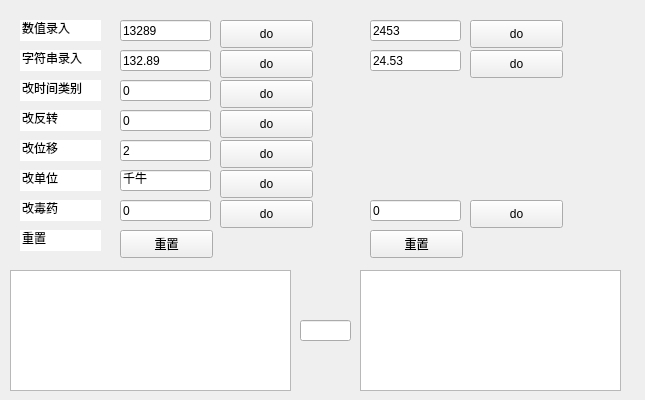
<?xml version="1.0" encoding="UTF-8"?>
<ui version="4.0">
 <class>grade_test</class>
 <widget class="QWidget" name="grade_test">
  <property name="geometry">
   <rect>
    <x>0</x>
    <y>0</y>
    <width>645</width>
    <height>400</height>
   </rect>
  </property>
  <property name="windowTitle">
   <string>Form</string>
  </property>
  <widget class="QListWidget" name="u1_info">
   <property name="geometry">
    <rect>
     <x>10</x>
     <y>270</y>
     <width>281</width>
     <height>121</height>
    </rect>
   </property>
  </widget>
  <widget class="QLineEdit" name="lineEdit_11">
   <property name="enabled">
    <bool>true</bool>
   </property>
   <property name="geometry">
    <rect>
     <x>20</x>
     <y>20</y>
     <width>81</width>
     <height>21</height>
    </rect>
   </property>
   <property name="text">
    <string>数值录入</string>
   </property>
   <property name="frame">
    <bool>false</bool>
   </property>
   <property name="readOnly">
    <bool>true</bool>
   </property>
  </widget>
  <widget class="QListWidget" name="u2_info">
   <property name="geometry">
    <rect>
     <x>360</x>
     <y>270</y>
     <width>261</width>
     <height>121</height>
    </rect>
   </property>
  </widget>
  <widget class="QLineEdit" name="opt">
   <property name="geometry">
    <rect>
     <x>300</x>
     <y>320</y>
     <width>51</width>
     <height>21</height>
    </rect>
   </property>
   <property name="frame">
    <bool>true</bool>
   </property>
   <property name="readOnly">
    <bool>true</bool>
   </property>
  </widget>
  <widget class="QLineEdit" name="lineEdit_12">
   <property name="enabled">
    <bool>true</bool>
   </property>
   <property name="geometry">
    <rect>
     <x>20</x>
     <y>50</y>
     <width>81</width>
     <height>21</height>
    </rect>
   </property>
   <property name="text">
    <string>字符串录入</string>
   </property>
   <property name="frame">
    <bool>false</bool>
   </property>
   <property name="readOnly">
    <bool>true</bool>
   </property>
  </widget>
  <widget class="QLineEdit" name="lineEdit_13">
   <property name="enabled">
    <bool>true</bool>
   </property>
   <property name="geometry">
    <rect>
     <x>20</x>
     <y>80</y>
     <width>81</width>
     <height>21</height>
    </rect>
   </property>
   <property name="text">
    <string>改时间类别</string>
   </property>
   <property name="frame">
    <bool>false</bool>
   </property>
   <property name="readOnly">
    <bool>true</bool>
   </property>
  </widget>
  <widget class="QLineEdit" name="lineEdit_14">
   <property name="enabled">
    <bool>true</bool>
   </property>
   <property name="geometry">
    <rect>
     <x>20</x>
     <y>110</y>
     <width>81</width>
     <height>21</height>
    </rect>
   </property>
   <property name="text">
    <string>改反转</string>
   </property>
   <property name="frame">
    <bool>false</bool>
   </property>
   <property name="readOnly">
    <bool>true</bool>
   </property>
  </widget>
  <widget class="QLineEdit" name="lineEdit_15">
   <property name="enabled">
    <bool>true</bool>
   </property>
   <property name="geometry">
    <rect>
     <x>20</x>
     <y>140</y>
     <width>81</width>
     <height>21</height>
    </rect>
   </property>
   <property name="text">
    <string>改位移</string>
   </property>
   <property name="frame">
    <bool>false</bool>
   </property>
   <property name="readOnly">
    <bool>true</bool>
   </property>
  </widget>
  <widget class="QLineEdit" name="lineEdit_16">
   <property name="enabled">
    <bool>true</bool>
   </property>
   <property name="geometry">
    <rect>
     <x>20</x>
     <y>200</y>
     <width>81</width>
     <height>21</height>
    </rect>
   </property>
   <property name="text">
    <string>改毒药</string>
   </property>
   <property name="frame">
    <bool>false</bool>
   </property>
   <property name="readOnly">
    <bool>true</bool>
   </property>
  </widget>
  <widget class="QLineEdit" name="lineEdit_17">
   <property name="enabled">
    <bool>true</bool>
   </property>
   <property name="geometry">
    <rect>
     <x>20</x>
     <y>230</y>
     <width>81</width>
     <height>21</height>
    </rect>
   </property>
   <property name="text">
    <string>重置</string>
   </property>
   <property name="frame">
    <bool>false</bool>
   </property>
   <property name="readOnly">
    <bool>true</bool>
   </property>
  </widget>
  <widget class="QLineEdit" name="int1">
   <property name="geometry">
    <rect>
     <x>120</x>
     <y>20</y>
     <width>91</width>
     <height>21</height>
    </rect>
   </property>
   <property name="text">
    <string>13289</string>
   </property>
  </widget>
  <widget class="QLineEdit" name="str1">
   <property name="geometry">
    <rect>
     <x>120</x>
     <y>50</y>
     <width>91</width>
     <height>21</height>
    </rect>
   </property>
   <property name="text">
    <string>132.89</string>
   </property>
  </widget>
  <widget class="QLineEdit" name="tt">
   <property name="geometry">
    <rect>
     <x>120</x>
     <y>80</y>
     <width>91</width>
     <height>21</height>
    </rect>
   </property>
   <property name="text">
    <string>0</string>
   </property>
  </widget>
  <widget class="QLineEdit" name="rv">
   <property name="geometry">
    <rect>
     <x>120</x>
     <y>110</y>
     <width>91</width>
     <height>21</height>
    </rect>
   </property>
   <property name="text">
    <string>0</string>
   </property>
  </widget>
  <widget class="QLineEdit" name="sft">
   <property name="geometry">
    <rect>
     <x>120</x>
     <y>140</y>
     <width>91</width>
     <height>21</height>
    </rect>
   </property>
   <property name="text">
    <string>2</string>
   </property>
  </widget>
  <widget class="QLineEdit" name="buff1">
   <property name="geometry">
    <rect>
     <x>120</x>
     <y>200</y>
     <width>91</width>
     <height>21</height>
    </rect>
   </property>
   <property name="text">
    <string>0</string>
   </property>
  </widget>
  <widget class="QPushButton" name="rst1c">
   <property name="geometry">
    <rect>
     <x>120</x>
     <y>230</y>
     <width>93</width>
     <height>28</height>
    </rect>
   </property>
   <property name="text">
    <string>重置</string>
   </property>
  </widget>
  <widget class="QPushButton" name="int1c">
   <property name="geometry">
    <rect>
     <x>220</x>
     <y>20</y>
     <width>93</width>
     <height>28</height>
    </rect>
   </property>
   <property name="text">
    <string>do</string>
   </property>
  </widget>
  <widget class="QPushButton" name="str1c">
   <property name="geometry">
    <rect>
     <x>220</x>
     <y>50</y>
     <width>93</width>
     <height>28</height>
    </rect>
   </property>
   <property name="text">
    <string>do</string>
   </property>
  </widget>
  <widget class="QPushButton" name="ttc">
   <property name="geometry">
    <rect>
     <x>220</x>
     <y>80</y>
     <width>93</width>
     <height>28</height>
    </rect>
   </property>
   <property name="text">
    <string>do</string>
   </property>
  </widget>
  <widget class="QPushButton" name="rvc">
   <property name="geometry">
    <rect>
     <x>220</x>
     <y>110</y>
     <width>93</width>
     <height>28</height>
    </rect>
   </property>
   <property name="text">
    <string>do</string>
   </property>
  </widget>
  <widget class="QPushButton" name="sftc">
   <property name="geometry">
    <rect>
     <x>220</x>
     <y>140</y>
     <width>93</width>
     <height>28</height>
    </rect>
   </property>
   <property name="text">
    <string>do</string>
   </property>
  </widget>
  <widget class="QPushButton" name="buff1c">
   <property name="geometry">
    <rect>
     <x>220</x>
     <y>200</y>
     <width>93</width>
     <height>28</height>
    </rect>
   </property>
   <property name="text">
    <string>do</string>
   </property>
  </widget>
  <widget class="QPushButton" name="str2c">
   <property name="geometry">
    <rect>
     <x>470</x>
     <y>50</y>
     <width>93</width>
     <height>28</height>
    </rect>
   </property>
   <property name="text">
    <string>do</string>
   </property>
  </widget>
  <widget class="QLineEdit" name="buff2">
   <property name="geometry">
    <rect>
     <x>370</x>
     <y>200</y>
     <width>91</width>
     <height>21</height>
    </rect>
   </property>
   <property name="text">
    <string>0</string>
   </property>
  </widget>
  <widget class="QPushButton" name="int2c">
   <property name="geometry">
    <rect>
     <x>470</x>
     <y>20</y>
     <width>93</width>
     <height>28</height>
    </rect>
   </property>
   <property name="text">
    <string>do</string>
   </property>
  </widget>
  <widget class="QLineEdit" name="str2">
   <property name="geometry">
    <rect>
     <x>370</x>
     <y>50</y>
     <width>91</width>
     <height>21</height>
    </rect>
   </property>
   <property name="text">
    <string>24.53</string>
   </property>
  </widget>
  <widget class="QPushButton" name="buff2c">
   <property name="geometry">
    <rect>
     <x>470</x>
     <y>200</y>
     <width>93</width>
     <height>28</height>
    </rect>
   </property>
   <property name="text">
    <string>do</string>
   </property>
  </widget>
  <widget class="QLineEdit" name="int2">
   <property name="geometry">
    <rect>
     <x>370</x>
     <y>20</y>
     <width>91</width>
     <height>21</height>
    </rect>
   </property>
   <property name="text">
    <string>2453</string>
   </property>
  </widget>
  <widget class="QPushButton" name="rst2c">
   <property name="geometry">
    <rect>
     <x>370</x>
     <y>230</y>
     <width>93</width>
     <height>28</height>
    </rect>
   </property>
   <property name="text">
    <string>重置</string>
   </property>
  </widget>
  <widget class="QLineEdit" name="un">
   <property name="geometry">
    <rect>
     <x>120</x>
     <y>170</y>
     <width>91</width>
     <height>21</height>
    </rect>
   </property>
   <property name="text">
    <string>千牛</string>
   </property>
  </widget>
  <widget class="QLineEdit" name="lineEdit_18">
   <property name="enabled">
    <bool>true</bool>
   </property>
   <property name="geometry">
    <rect>
     <x>20</x>
     <y>170</y>
     <width>81</width>
     <height>21</height>
    </rect>
   </property>
   <property name="text">
    <string>改单位</string>
   </property>
   <property name="frame">
    <bool>false</bool>
   </property>
   <property name="readOnly">
    <bool>true</bool>
   </property>
  </widget>
  <widget class="QPushButton" name="unc">
   <property name="geometry">
    <rect>
     <x>220</x>
     <y>170</y>
     <width>93</width>
     <height>28</height>
    </rect>
   </property>
   <property name="text">
    <string>do</string>
   </property>
  </widget>
 </widget>
 <resources/>
 <connections/>
</ui>
